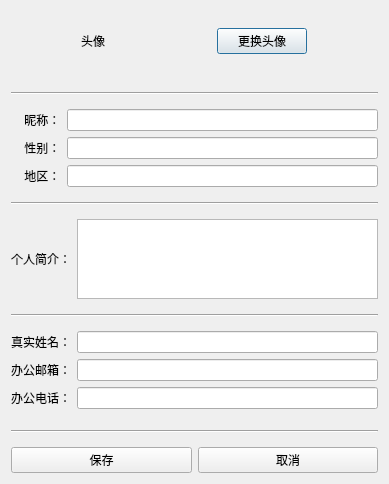
<?xml version="1.0" encoding="UTF-8"?>
<ui version="4.0">
 <class>personinfodialog</class>
 <widget class="QDialog" name="personinfodialog">
  <property name="geometry">
   <rect>
    <x>0</x>
    <y>0</y>
    <width>389</width>
    <height>484</height>
   </rect>
  </property>
  <property name="minimumSize">
   <size>
    <width>389</width>
    <height>484</height>
   </size>
  </property>
  <property name="maximumSize">
   <size>
    <width>389</width>
    <height>484</height>
   </size>
  </property>
  <property name="windowTitle">
   <string>Dialog</string>
  </property>
  <layout class="QVBoxLayout" name="verticalLayout_2">
   <item>
    <layout class="QVBoxLayout" name="verticalLayout">
     <item>
      <layout class="QHBoxLayout" name="horizontalLayout">
       <item>
        <widget class="QLabel" name="labelPhoto">
         <property name="minimumSize">
          <size>
           <width>60</width>
           <height>60</height>
          </size>
         </property>
         <property name="maximumSize">
          <size>
           <width>60</width>
           <height>60</height>
          </size>
         </property>
         <property name="text">
          <string>头像</string>
         </property>
        </widget>
       </item>
       <item>
        <widget class="QPushButton" name="pushButtonPhoto">
         <property name="minimumSize">
          <size>
           <width>90</width>
           <height>0</height>
          </size>
         </property>
         <property name="maximumSize">
          <size>
           <width>90</width>
           <height>16777215</height>
          </size>
         </property>
         <property name="text">
          <string>更换头像</string>
         </property>
        </widget>
       </item>
      </layout>
     </item>
     <item>
      <widget class="Line" name="line_4">
       <property name="orientation">
        <enum>Qt::Vertical</enum>
       </property>
      </widget>
     </item>
     <item>
      <widget class="Line" name="lineFirst">
       <property name="minimumSize">
        <size>
         <width>0</width>
         <height>20</height>
        </size>
       </property>
       <property name="orientation">
        <enum>Qt::Horizontal</enum>
       </property>
      </widget>
     </item>
     <item>
      <layout class="QHBoxLayout" name="horizontalLayout_3">
       <item>
        <widget class="QLabel" name="label">
         <property name="text">
          <string>    昵称：</string>
         </property>
        </widget>
       </item>
       <item>
        <widget class="QLineEdit" name="lineEditName"/>
       </item>
      </layout>
     </item>
     <item>
      <layout class="QHBoxLayout" name="horizontalLayout_4">
       <item>
        <widget class="QLabel" name="label_2">
         <property name="text">
          <string>    性别：</string>
         </property>
        </widget>
       </item>
       <item>
        <widget class="QLineEdit" name="lineEditSex"/>
       </item>
      </layout>
     </item>
     <item>
      <layout class="QHBoxLayout" name="horizontalLayout_5">
       <item>
        <widget class="QLabel" name="label_3">
         <property name="text">
          <string>    地区：</string>
         </property>
        </widget>
       </item>
       <item>
        <widget class="QLineEdit" name="lineEditAddress"/>
       </item>
      </layout>
     </item>
     <item>
      <widget class="Line" name="lineSecond">
       <property name="minimumSize">
        <size>
         <width>0</width>
         <height>20</height>
        </size>
       </property>
       <property name="orientation">
        <enum>Qt::Horizontal</enum>
       </property>
      </widget>
     </item>
     <item>
      <layout class="QHBoxLayout" name="horizontalLayout_6">
       <item>
        <widget class="QLabel" name="label_4">
         <property name="text">
          <string>个人简介：</string>
         </property>
        </widget>
       </item>
       <item>
        <widget class="QTextEdit" name="textEditPersonInfo"/>
       </item>
      </layout>
     </item>
     <item>
      <widget class="Line" name="lineThird">
       <property name="minimumSize">
        <size>
         <width>0</width>
         <height>20</height>
        </size>
       </property>
       <property name="orientation">
        <enum>Qt::Horizontal</enum>
       </property>
      </widget>
     </item>
     <item>
      <layout class="QHBoxLayout" name="horizontalLayout_7">
       <item>
        <widget class="QLabel" name="label_5">
         <property name="text">
          <string>真实姓名：</string>
         </property>
        </widget>
       </item>
       <item>
        <widget class="QLineEdit" name="lineEditRealName"/>
       </item>
      </layout>
     </item>
     <item>
      <layout class="QHBoxLayout" name="horizontalLayout_8">
       <item>
        <widget class="QLabel" name="label_6">
         <property name="text">
          <string>办公邮箱：</string>
         </property>
        </widget>
       </item>
       <item>
        <widget class="QLineEdit" name="lineEditEmail"/>
       </item>
      </layout>
     </item>
     <item>
      <layout class="QHBoxLayout" name="horizontalLayout_9">
       <item>
        <widget class="QLabel" name="label_7">
         <property name="text">
          <string>办公电话：</string>
         </property>
        </widget>
       </item>
       <item>
        <widget class="QLineEdit" name="lineEditPhone"/>
       </item>
      </layout>
     </item>
     <item>
      <widget class="Line" name="line">
       <property name="orientation">
        <enum>Qt::Vertical</enum>
       </property>
      </widget>
     </item>
     <item>
      <widget class="Line" name="lineFourth">
       <property name="minimumSize">
        <size>
         <width>0</width>
         <height>20</height>
        </size>
       </property>
       <property name="orientation">
        <enum>Qt::Horizontal</enum>
       </property>
      </widget>
     </item>
     <item>
      <layout class="QHBoxLayout" name="horizontalLayout_2">
       <item>
        <widget class="QPushButton" name="pushButtonSave">
         <property name="text">
          <string>保存</string>
         </property>
        </widget>
       </item>
       <item>
        <widget class="QPushButton" name="pushButtonCancel">
         <property name="text">
          <string>取消</string>
         </property>
        </widget>
       </item>
      </layout>
     </item>
    </layout>
   </item>
  </layout>
 </widget>
 <resources/>
 <connections/>
</ui>
